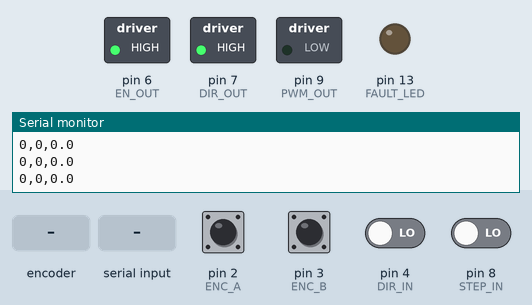
The sketch below on a simulated Arduino Uno, built with avr-gcc and run on an emulated ATmega328P. Parts: switched loads named in the sketch (green lamp = pin HIGH), output pins drawn as LEDs (lit = HIGH), the last lines printed to the serial monitor. Inputs (shaded band) come from the test bench; at power-on: pin 2 (ENC_A), pin 3 (ENC_B) HIGH, pin 4 (DIR_IN), pin 8 (STEP_IN) LOW.

Above: at 1.2 s.
1.3 s: rotary encoder on pin 2 (ENC_A) / pin 3 (ENC_B) turned 1 step (first pin leading)
At 3.7 s:
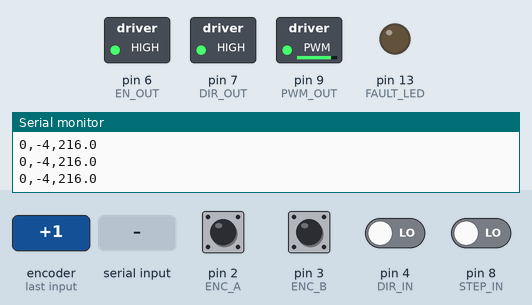
4.3 s: "z" received over Serial
At 4.45 s:
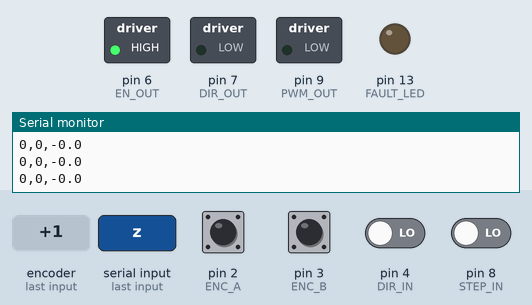
6.1 s: pin 8 (STEP_IN) driven HIGH
At 11.9 s:
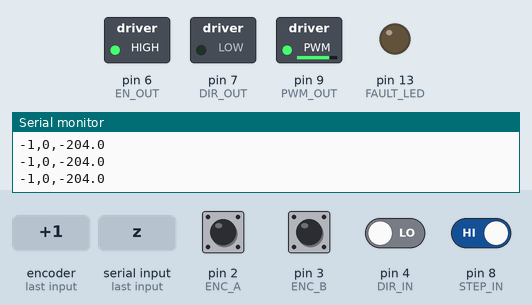
12.1 s: "s" received over Serial
At 12.6 s:
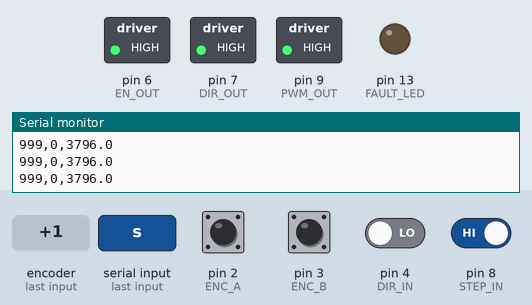
Timing chart, 0 to 15.1 s (numbered marks = the images above; inputs shaded):
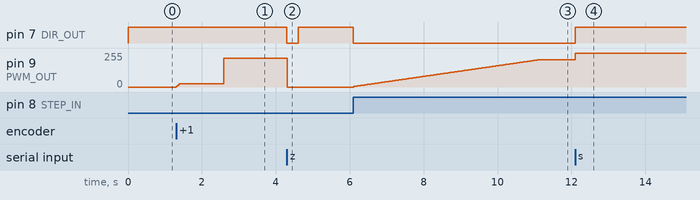

Measured:
- after the input at 1.3 s, pin 9 (PWM_OUT): 0/255 → 24/255 at once, → 216/255 1.3 s later
- after the input at 4.3 s, pin 7 (DIR_OUT): HIGH → LOW at once, → HIGH 0.30 s later; pin 9 (PWM_OUT): 216/255 → 0/255 at once
- after the input at 6.1 s, pin 7 (DIR_OUT): HIGH → LOW at once; pin 9 (PWM_OUT): moves from 0/255 to 204/255 over 5.0 s, starting at once
- after the input at 12.1 s, pin 7 (DIR_OUT): LOW → HIGH at once; pin 9 (PWM_OUT): 204/255 → 255/255 at once

The sketch:

axis_servo_pid.ino
```cpp
// One closed-loop servo axis for the 5-axis CNC (build five of these).
// Arduino Uno + DC gear motor with quadrature encoder + H-bridge (BTS7960 or L298N).
//
// The CNC controller (LinuxCNC or grblHAL) sends STEP/DIR pulses, exactly as it
// would to a stepper driver. This board counts them as the target position,
// reads the motor encoder as the actual position, and runs the same
// PID + feedforward law as axis_control.py at 1 kHz.
//
// Wiring
//   Encoder A -> D2 (INT0), Encoder B -> D3 (INT1), encoder 5V/GND
//   STEP in   -> D8 (pin-change interrupt), DIR in -> D4, controller GND -> GND
//   H-bridge: PWM -> D9, DIR -> D7, ENABLE -> D6
//   Fault LED -> D13 (on if the following error grows too large)

const byte ENC_A = 2, ENC_B = 3, STEP_IN = 8, DIR_IN = 4;
const byte PWM_OUT = 9, DIR_OUT = 7, EN_OUT = 6, FAULT_LED = 13;

// Gains in PWM per encoder count. Start values for a small 12 V gear motor;
// tune with the 's' step test on the Serial Monitor (see docs/HARDWARE.md).
const float KP = 4.0;            // proportional
const float KI = 40.0;           // integral (per second)
const float KD = 0.05;           // derivative (seconds)
const float KV = 0.0;            // velocity feedforward: PWM per (count/s), set after a speed test
const float D_ALPHA = 0.3;       // low-pass on the derivative
const float I_LIMIT = 200;       // anti-windup clamp on KI * integral (PWM)
const long  MAX_FOLLOW = 2000;   // following-error limit (counts) -> fault, motor off
const unsigned long PERIOD_US = 1000;   // 1 kHz servo loop

volatile long encCount = 0;      // actual position (counts)
volatile long target = 0;        // commanded position (step pulses)
float integ = 0, dFilt = 0;
long prevErr = 0, prevTarget = 0;
bool fault = false;
unsigned long nextTick;

// Quadrature decoding: on every edge of A or B, compare the two channels
void encA() { encCount += (digitalRead(ENC_A) == digitalRead(ENC_B)) ? 1 : -1; }
void encB() { encCount += (digitalRead(ENC_A) != digitalRead(ENC_B)) ? 1 : -1; }

// STEP input on D8 = PCINT0: count one step on each rising edge, direction from DIR
ISR(PCINT0_vect) {
  if (PINB & _BV(PB0)) target += (PIND & _BV(PD4)) ? 1 : -1;
}

void motor(float u) {
  int pwm = constrain((int)fabs(u), 0, 255);
  digitalWrite(DIR_OUT, u >= 0);
  analogWrite(PWM_OUT, pwm);
}

void setup() {
  pinMode(ENC_A, INPUT_PULLUP); pinMode(ENC_B, INPUT_PULLUP);
  pinMode(STEP_IN, INPUT); pinMode(DIR_IN, INPUT);
  pinMode(PWM_OUT, OUTPUT); pinMode(DIR_OUT, OUTPUT); pinMode(EN_OUT, OUTPUT); pinMode(FAULT_LED, OUTPUT);
  attachInterrupt(digitalPinToInterrupt(ENC_A), encA, CHANGE);
  attachInterrupt(digitalPinToInterrupt(ENC_B), encB, CHANGE);
  PCICR |= _BV(PCIE0); PCMSK0 |= _BV(PCINT0);      // enable pin-change interrupt on D8
  digitalWrite(EN_OUT, HIGH);
  Serial.begin(115200);
  nextTick = micros();
}

void loop() {
  if ((long)(micros() - nextTick) < 0) return;      // wait for the next 1 ms tick
  nextTick += PERIOD_US;
  const float dt = PERIOD_US * 1e-6;

  noInterrupts(); long pos = encCount, tgt = target; interrupts();
  long err = tgt - pos;

  if (labs(err) > MAX_FOLLOW) fault = true;         // lost position: stop for safety
  if (fault) { motor(0); digitalWrite(EN_OUT, LOW); digitalWrite(FAULT_LED, HIGH); return; }

  dFilt += D_ALPHA * ((err - prevErr) / dt - dFilt);  // filtered derivative of the error
  prevErr = err;
  float vRef = (tgt - prevTarget) / dt;               // commanded speed (counts/s)
  prevTarget = tgt;

  float u = KP * err + KI * integ + KD * dFilt + KV * vRef;
  if (fabs(u) < 255) {                                 // anti-windup: integrate only when not saturated
    integ += err * dt;
    integ = constrain(integ, -I_LIMIT / KI, I_LIMIT / KI);
  }
  motor(u);

  // Serial: 's' = 1000-count step test, 'z' = zero position, otherwise print every 50 ms
  if (Serial.available()) {
    char c = Serial.read();
    if (c == 's') { noInterrupts(); target += 1000; interrupts(); }
    if (c == 'z') { noInterrupts(); target = encCount = 0; interrupts(); integ = 0; }
  }
  static byte n = 0;
  if (++n >= 50) { n = 0; Serial.print(tgt); Serial.print(','); Serial.print(pos); Serial.print(','); Serial.println(u, 1); }
}
```
